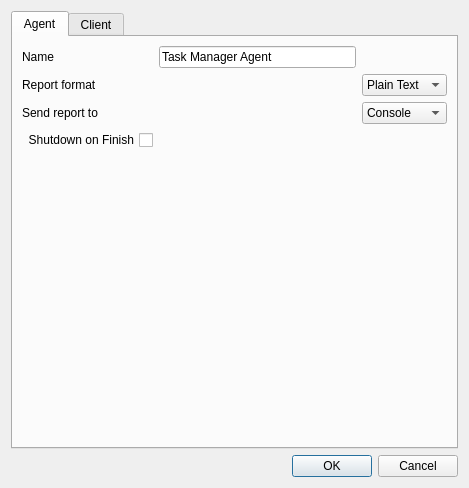
<?xml version="1.0" encoding="UTF-8"?>
<ui version="4.0">
 <class>SettingsDialog</class>
 <widget class="QDialog" name="SettingsDialog">
  <property name="geometry">
   <rect>
    <x>0</x>
    <y>0</y>
    <width>469</width>
    <height>488</height>
   </rect>
  </property>
  <property name="windowTitle">
   <string>Settings</string>
  </property>
  <layout class="QVBoxLayout" name="verticalLayout">
   <item>
    <widget class="QTabWidget" name="settingsWidget">
     <property name="currentIndex">
      <number>0</number>
     </property>
     <widget class="QWidget" name="agentTab">
      <attribute name="title">
       <string>Agent</string>
      </attribute>
      <layout class="QGridLayout" name="gridLayout_2">
       <item row="0" column="0">
        <widget class="QLabel" name="label">
         <property name="text">
          <string>Name</string>
         </property>
        </widget>
       </item>
       <item row="0" column="2">
        <widget class="QLineEdit" name="agentNameEdit">
         <property name="text">
          <string>Task Manager Agent</string>
         </property>
        </widget>
       </item>
       <item row="1" column="0">
        <widget class="QLabel" name="label_8">
         <property name="text">
          <string>Report format</string>
         </property>
        </widget>
       </item>
       <item row="1" column="3">
        <widget class="QComboBox" name="reportFormatBox">
         <item>
          <property name="text">
           <string>Plain Text</string>
          </property>
         </item>
         <item>
          <property name="text">
           <string>HTML</string>
          </property>
         </item>
        </widget>
       </item>
       <item row="2" column="0">
        <widget class="QLabel" name="label_9">
         <property name="text">
          <string>Send report to</string>
         </property>
        </widget>
       </item>
       <item row="2" column="3">
        <widget class="QComboBox" name="reportDispatchBox">
         <item>
          <property name="text">
           <string>Console</string>
          </property>
         </item>
         <item>
          <property name="text">
           <string>Email</string>
          </property>
         </item>
         <item>
          <property name="text">
           <string>Local files</string>
          </property>
         </item>
        </widget>
       </item>
       <item row="3" column="0" colspan="2">
        <widget class="QCheckBox" name="shutdownCheckBox">
         <property name="layoutDirection">
          <enum>Qt::RightToLeft</enum>
         </property>
         <property name="text">
          <string>Shutdown on Finish</string>
         </property>
        </widget>
       </item>
       <item row="4" column="2">
        <widget class="PathSelectionControl" name="cssWidget" native="true"/>
       </item>
       <item row="5" column="0" colspan="4">
        <widget class="QStackedWidget" name="dispatcherWidget">
         <property name="currentIndex">
          <number>0</number>
         </property>
         <widget class="QWidget" name="emptyPage"/>
         <widget class="QWidget" name="emailPage">
          <layout class="QGridLayout" name="gridLayout_4">
           <item row="1" column="2">
            <widget class="QLineEdit" name="masterEmailEdit">
             <property name="text">
              <string>user@provider.com</string>
             </property>
            </widget>
           </item>
           <item row="6" column="1">
            <widget class="QLabel" name="label_5">
             <property name="text">
              <string>Smtp Port</string>
             </property>
            </widget>
           </item>
           <item row="3" column="1">
            <widget class="QLabel" name="label_4">
             <property name="text">
              <string>Smtp Server</string>
             </property>
            </widget>
           </item>
           <item row="3" column="2">
            <widget class="QLineEdit" name="smtpServerEdit">
             <property name="text">
              <string>smtp.taskmanager.com</string>
             </property>
            </widget>
           </item>
           <item row="4" column="1">
            <widget class="QLabel" name="label_2">
             <property name="text">
              <string>Email Address</string>
             </property>
            </widget>
           </item>
           <item row="1" column="1">
            <widget class="QLabel" name="label_10">
             <property name="text">
              <string>Master Email</string>
             </property>
            </widget>
           </item>
           <item row="5" column="2">
            <widget class="QLineEdit" name="passwordEdit">
             <property name="text">
              <string>mypassword123</string>
             </property>
            </widget>
           </item>
           <item row="6" column="2">
            <widget class="QSpinBox" name="smtpPortBox">
             <property name="maximum">
              <number>65535</number>
             </property>
             <property name="value">
              <number>987</number>
             </property>
            </widget>
           </item>
           <item row="7" column="2">
            <widget class="QCheckBox" name="smtpSslCheckBox">
             <property name="layoutDirection">
              <enum>Qt::RightToLeft</enum>
             </property>
             <property name="text">
              <string>Smtp Uses SSL</string>
             </property>
            </widget>
           </item>
           <item row="5" column="1">
            <widget class="QLabel" name="label_3">
             <property name="text">
              <string>Email Password</string>
             </property>
            </widget>
           </item>
           <item row="4" column="2">
            <widget class="QLineEdit" name="emailEdit">
             <property name="text">
              <string>agent@taskmanager.com</string>
             </property>
            </widget>
           </item>
           <item row="0" column="1">
            <spacer name="verticalSpacer">
             <property name="orientation">
              <enum>Qt::Vertical</enum>
             </property>
             <property name="sizeHint" stdset="0">
              <size>
               <width>20</width>
               <height>40</height>
              </size>
             </property>
            </spacer>
           </item>
          </layout>
         </widget>
         <widget class="QWidget" name="filePage">
          <layout class="QGridLayout" name="gridLayout">
           <item row="0" column="0">
            <widget class="PathSelectionControl" name="reportFolderWidget" native="true"/>
           </item>
          </layout>
         </widget>
        </widget>
       </item>
       <item row="6" column="1" colspan="2">
        <widget class="PathSelectionControl" name="sevenZipWidget" native="true"/>
       </item>
      </layout>
     </widget>
     <widget class="QWidget" name="clientTab">
      <attribute name="title">
       <string>Client</string>
      </attribute>
      <layout class="QGridLayout" name="gridLayout_3">
       <item row="0" column="0">
        <widget class="QLabel" name="label_6">
         <property name="text">
          <string>Name</string>
         </property>
        </widget>
       </item>
       <item row="0" column="1">
        <widget class="QLineEdit" name="clientNameEdit">
         <property name="text">
          <string>Local Client</string>
         </property>
        </widget>
       </item>
       <item row="1" column="0">
        <widget class="QLabel" name="label_7">
         <property name="text">
          <string>Properties</string>
         </property>
        </widget>
       </item>
       <item row="2" column="0" colspan="2">
        <widget class="QTableView" name="propertiesView"/>
       </item>
      </layout>
     </widget>
    </widget>
   </item>
   <item>
    <widget class="QDialogButtonBox" name="exitButtonBox">
     <property name="standardButtons">
      <set>QDialogButtonBox::Cancel|QDialogButtonBox::Ok</set>
     </property>
    </widget>
   </item>
  </layout>
 </widget>
 <customwidgets>
  <customwidget>
   <class>PathSelectionControl</class>
   <extends>QWidget</extends>
   <header location="global">pathselectioncontrol.h</header>
   <container>1</container>
  </customwidget>
 </customwidgets>
 <resources/>
 <connections/>
</ui>
